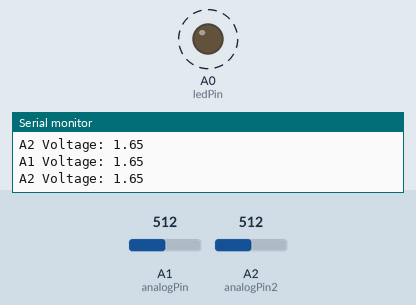
A sketch run on a simulated Arduino Uno, built with avr-gcc and run on an emulated ATmega328P. On the bench: output pins drawn as LEDs (lit = HIGH), the last lines printed to the serial monitor. Dashed ring = blinking. The inputs (shaded band) are chosen by the test bench; at power-on: A1 (analogPin) = 512, A2 (analogPin2) = 512.

Above: at 1.8 s.
1.9 s: A1 (analogPin) set to 327
5.4 s: A1 (analogPin) set to 298
At 6.2 s:
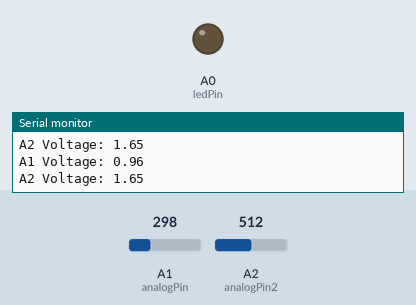
7.0 s: A1 (analogPin) set to 511
At 7.4 s:
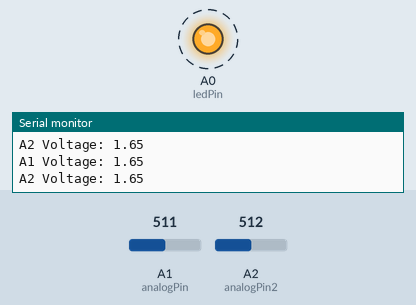
11.0 s: A1 (analogPin) set to 306
At 12.0 s:
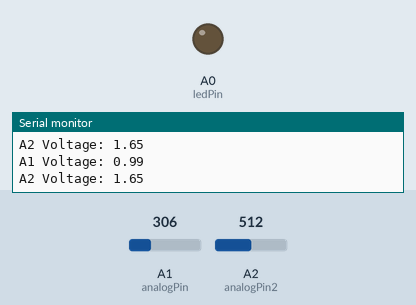
Timing chart, 0 to 13.5 s (numbered marks = the images above; inputs shaded):
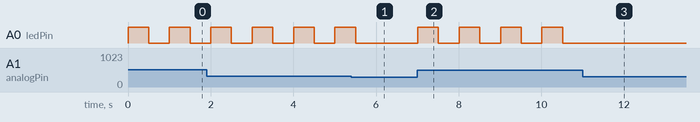

The sketch:

arduino-mini-pro-measure-voltage.ino
```cpp
const int analogPin = A1;
const int analogPin2 = A2;
const int ledPin = A0;

bool ledOn = false;

void setup() {
  pinMode(ledPin, OUTPUT);
  Serial.begin(9600);
}

void loop() {
  float voltage = analogRead(analogPin) * (3.3 / 1023.0);
  float voltage2 = analogRead(analogPin2) * (3.3 / 1023.0);

  Serial.print("A1 Voltage: ");
  Serial.println(voltage);
  Serial.print("A2 Voltage: ");
  Serial.println(voltage2);

  if (voltage >= 1 && voltage2 > 1) {
    digitalWrite(ledPin, HIGH);
    delay(500);
    digitalWrite(ledPin, LOW);
    delay(500);
  } else {
    digitalWrite(ledPin, LOW);  // ensure LED is off
    delay(500);
  }
}
```

Measured:
- the behaviour switches between 310 and 309 on A1 (analogPin) (found by bisection; images 0 and 1)
- after the input at 5.4 s, A0 (ledPin): goes on until 5.5 s, then stays LOW
- after the input at 7.0 s, A0 (ledPin): alternates HIGH for 0.50 s and LOW for 0.50 s, starting at once
- after the input at 11.0 s, A0 (ledPin): stops changing and stays LOW
- by itself, A0 (ledPin): alternates HIGH for 0.50 s and LOW for 0.50 s
